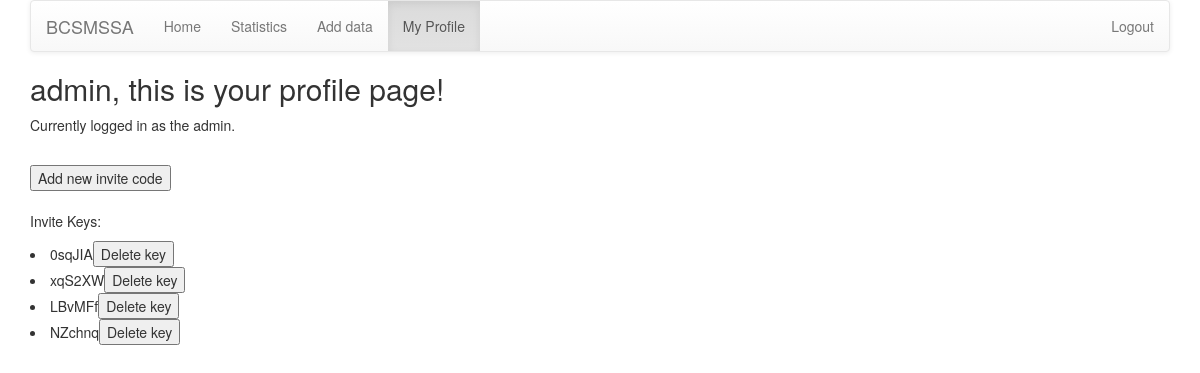
Before: /profile/ (signed in) with the older database file.
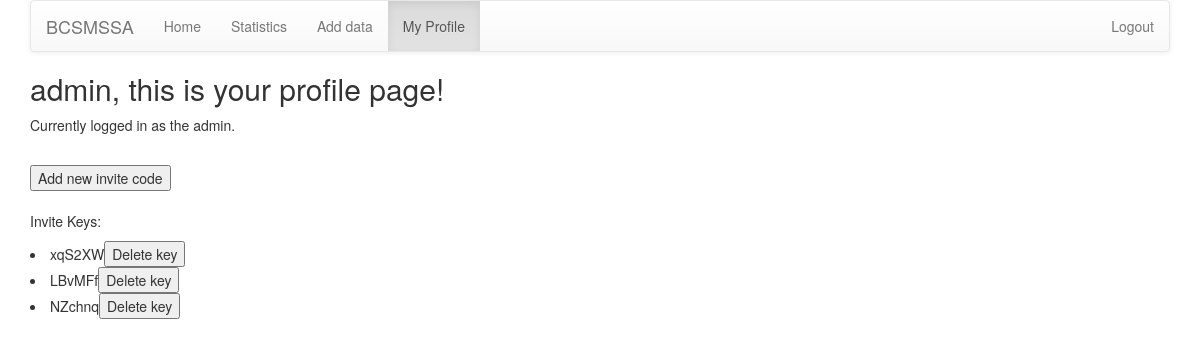
After: the same page with the newer database file.
### stats/models.py (models this page shows, shortened)
class InviteKey( models.Model ):
    id = models.CharField(max_length=6, primary_key=True)

### stats/views.py (the view)
# urls.py: url(r'^profile/$', views.profile, name='profile'),
@login_required
def profile(request):
    if request.user.is_superuser:
        keys = InviteKey.objects.all()
        data = {'keys':keys}
        return render(request, 'stats/profile.html', data)
    return render(request, 'stats/profile.html', {})

### stats/templates/stats/profile.html (shortened to what this page needs)
{% extends 'stats/base.html' %}
{% block body %}
<h2>{{ user.username }}, this is your profile page!</h2>
    {% if user.is_superuser %}
        <p>Currently logged in as the admin.</p><br>
        <button id="addkeybtn">Add new invite code</button>
<br><br>
        <p>Invite Keys:</p>
        {% for k in keys %}
            <div class="{{ k.id }}_div">
                <li>
                    {{ k.id }}<button id="{{ k.id }}" class="del_btn">Delete key</button>
                </li>
            </div>
        {% endfor %}
    {% endif %}
{% endblock %}

### stats/templates/stats/base.html (shortened to what this page needs)
{% load staticfiles %}
<html>
    <head>
        <link rel='stylesheet' type="text/css" href='https://maxcdn.bootstrapcdn.com/bootstrap/3.3.7/css/bootstrap.min.css'>
        <link rel='stylesheet' type="text/css" href='https://maxcdn.bootstrapcdn.com/bootstrap/3.3.7/css/bootstrap-theme.min.css'>
        <link rel='stylesheet' type="text/css" href='http://cdnjs.cloudflare.com/ajax/libs/jquery.bootstrapvalidator/0.5.0/css/bootstrapValidator.min.css'>
        <link rel="stylesheet" href="{% static 'stats/registration.css' %}">
    </head>
    <body>
        <div class="container">
            <nav class="navbar navbar-default">
                <div class="container-fluid">
                    <div class="navbar-header">
                        <a class="navbar-brand" href="http://bc-malesurvivors.com/">BCSMSSA</a>
                    </div>
                    <ul class="nav navbar-nav">
                        <li {% if request.resolver_match.url_name == 'homepage' %}class="active"{% endif %}><a href="/" >Home</a></li>
                        <li {% if request.resolver_match.url_name == 'statistics' %}class="active"{% endif %}><a href="/statistics">Statistics</a></li>
                        <li {% if request.resolver_match.url_name == 'form' %}class="active"{% endif %}><a href="/form" >Add data</a></li>
                        <li {% if request.resolver_match.url_name == 'profile' %}class="active"{% endif %}><a href="/profile" >My Profile</a></li>
                    </ul>
                    <ul class="nav navbar-nav navbar-right">
                        <li><a href="/logout">Logout</a></li>
                    </ul>
                </div>
            </nav>
            {% block body %}
            {% endblock %}
        </div>
   </body>
</html>

Changed rows visible on the page:
removed InviteKey: id "0sqJIA"
